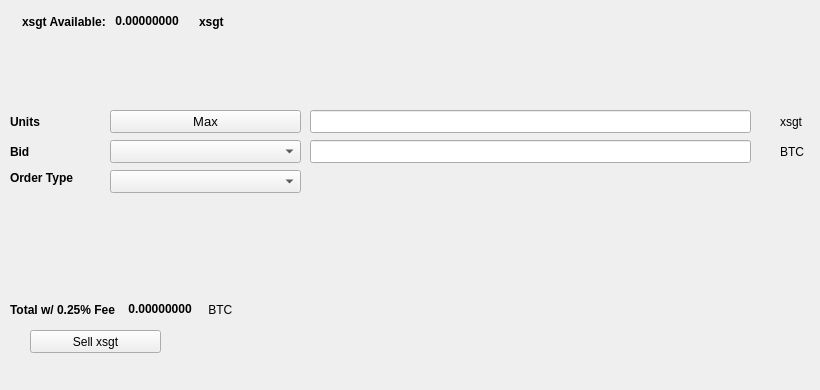
   <widget class="QWidget" name="SellTab">
    <attribute name="title">
     <string>Sell</string>
    </attribute>
    <widget class="QLabel" name="label_16">
     <property name="geometry">
      <rect>
       <x>780</x>
       <y>140</y>
       <width>31</width>
       <height>23</height>
      </rect>
     </property>
     <property name="text">
      <string>BTC</string>
     </property>
    </widget>
    <widget class="QComboBox" name="SellBidcomboBox">
     <property name="geometry">
      <rect>
       <x>110</x>
       <y>140</y>
       <width>191</width>
       <height>23</height>
      </rect>
     </property>
     <property name="font">
      <font>
       <pointsize>10</pointsize>
      </font>
     </property>
    </widget>
    <widget class="QLabel" name="label_18">
     <property name="geometry">
      <rect>
       <x>10</x>
       <y>110</y>
       <width>46</width>
       <height>23</height>
      </rect>
     </property>
     <property name="font">
      <font>
       <weight>75</weight>
       <bold>true</bold>
      </font>
     </property>
     <property name="text">
      <string>Units</string>
     </property>
    </widget>
    <widget class="QPushButton" name="Sell_Max_Amount">
     <property name="geometry">
      <rect>
       <x>110</x>
       <y>110</y>
       <width>191</width>
       <height>23</height>
      </rect>
     </property>
     <property name="font">
      <font>
       <pointsize>10</pointsize>
      </font>
     </property>
     <property name="text">
      <string>Max</string>
     </property>
    </widget>
    <widget class="QLabel" name="label_20">
     <property name="geometry">
      <rect>
       <x>10</x>
       <y>170</y>
       <width>91</width>
       <height>16</height>
      </rect>
     </property>
     <property name="font">
      <font>
       <weight>75</weight>
       <bold>true</bold>
      </font>
     </property>
     <property name="text">
      <string>Order Type</string>
     </property>
    </widget>
    <widget class="QComboBox" name="SellOrdertypeCombo">
     <property name="geometry">
      <rect>
       <x>110</x>
       <y>170</y>
       <width>191</width>
       <height>23</height>
      </rect>
     </property>
     <property name="font">
      <font>
       <pointsize>10</pointsize>
      </font>
     </property>
    </widget>
    <widget class="QLabel" name="label_21">
     <property name="geometry">
      <rect>
       <x>10</x>
       <y>140</y>
       <width>46</width>
       <height>23</height>
      </rect>
     </property>
     <property name="font">
      <font>
       <weight>75</weight>
       <bold>true</bold>
      </font>
     </property>
     <property name="text">
      <string>Bid</string>
     </property>
    </widget>
    <widget class="QLabel" name="label_22">
     <property name="geometry">
      <rect>
       <x>780</x>
       <y>110</y>
       <width>31</width>
       <height>23</height>
      </rect>
     </property>
     <property name="text">
      <string>xsgt</string>
     </property>
    </widget>
    <widget class="QLineEdit" name="UnitsInputxsgt">
     <property name="geometry">
      <rect>
       <x>310</x>
       <y>110</y>
       <width>441</width>
       <height>23</height>
      </rect>
     </property>
     <property name="font">
      <font>
       <pointsize>9</pointsize>
       <weight>75</weight>
       <bold>true</bold>
      </font>
     </property>
    </widget>
    <widget class="QLineEdit" name="SellBidPriceEdit">
     <property name="geometry">
      <rect>
       <x>310</x>
       <y>140</y>
       <width>441</width>
       <height>23</height>
      </rect>
     </property>
     <property name="font">
      <font>
       <pointsize>9</pointsize>
       <weight>75</weight>
       <bold>true</bold>
      </font>
     </property>
    </widget>
    <widget class="QPushButton" name="SellxsgtBTN">
     <property name="geometry">
      <rect>
       <x>30</x>
       <y>330</y>
       <width>131</width>
       <height>23</height>
      </rect>
     </property>
     <property name="text">
      <string>Sell xsgt</string>
     </property>
     <property name="icon">
      <iconset resource="../xsgt">
       <normaloff>:/icons/bitcoin</normaloff>:/icons/bitcoin</iconset>
     </property>
    </widget>
    <widget class="QWidget" name="layoutWidget3">
     <property name="geometry">
      <rect>
       <x>22</x>
       <y>12</y>
       <width>258</width>
       <height>19</height>
      </rect>
     </property>
     <layout class="QHBoxLayout" name="horizontalLayout">
      <item>
       <widget class="QLabel" name="label232_2">
        <property name="font">
         <font>
          <weight>75</weight>
          <bold>true</bold>
         </font>
        </property>
        <property name="text">
         <string>xsgt Available:</string>
        </property>
       </widget>
      </item>
      <item>
       <widget class="QLabel" name="xsgtAvailableLabel">
        <property name="palette">
         <palette>
          <active>
           <colorrole role="WindowText">
            <brush brushstyle="SolidPattern">
             <color alpha="255">
              <red>0</red>
              <green>0</green>
              <blue>0</blue>
             </color>
            </brush>
           </colorrole>
           <colorrole role="Button">
            <brush brushstyle="SolidPattern">
             <color alpha="255">
              <red>0</red>
              <green>170</green>
              <blue>0</blue>
             </color>
            </brush>
           </colorrole>
           <colorrole role="Light">
            <brush brushstyle="SolidPattern">
             <color alpha="255">
              <red>0</red>
              <green>255</green>
              <blue>0</blue>
             </color>
            </brush>
           </colorrole>
           <colorrole role="Midlight">
            <brush brushstyle="SolidPattern">
             <color alpha="255">
              <red>0</red>
              <green>212</green>
              <blue>0</blue>
             </color>
            </brush>
           </colorrole>
           <colorrole role="Dark">
            <brush brushstyle="SolidPattern">
             <color alpha="255">
              <red>0</red>
              <green>85</green>
              <blue>0</blue>
             </color>
            </brush>
           </colorrole>
           <colorrole role="Mid">
            <brush brushstyle="SolidPattern">
             <color alpha="255">
              <red>0</red>
              <green>113</green>
              <blue>0</blue>
             </color>
            </brush>
           </colorrole>
           <colorrole role="Text">
            <brush brushstyle="SolidPattern">
             <color alpha="255">
              <red>0</red>
              <green>170</green>
              <blue>0</blue>
             </color>
            </brush>
           </colorrole>
           <colorrole role="BrightText">
            <brush brushstyle="SolidPattern">
             <color alpha="255">
              <red>255</red>
              <green>255</green>
              <blue>255</blue>
             </color>
            </brush>
           </colorrole>
           <colorrole role="ButtonText">
            <brush brushstyle="SolidPattern">
             <color alpha="255">
              <red>0</red>
              <green>0</green>
              <blue>0</blue>
             </color>
            </brush>
           </colorrole>
           <colorrole role="Base">
            <brush brushstyle="SolidPattern">
             <color alpha="255">
              <red>255</red>
              <green>255</green>
              <blue>255</blue>
             </color>
            </brush>
           </colorrole>
           <colorrole role="Window">
            <brush brushstyle="SolidPattern">
             <color alpha="255">
              <red>0</red>
              <green>170</green>
              <blue>0</blue>
             </color>
            </brush>
           </colorrole>
           <colorrole role="Shadow">
            <brush brushstyle="SolidPattern">
             <color alpha="255">
              <red>0</red>
              <green>0</green>
              <blue>0</blue>
             </color>
            </brush>
           </colorrole>
           <colorrole role="AlternateBase">
            <brush brushstyle="SolidPattern">
             <color alpha="255">
              <red>127</red>
              <green>212</green>
              <blue>127</blue>
             </color>
            </brush>
           </colorrole>
           <colorrole role="ToolTipBase">
            <brush brushstyle="SolidPattern">
             <color alpha="255">
              <red>255</red>
              <green>255</green>
              <blue>220</blue>
             </color>
            </brush>
           </colorrole>
           <colorrole role="ToolTipText">
            <brush brushstyle="SolidPattern">
             <color alpha="255">
              <red>0</red>
              <green>0</green>
              <blue>0</blue>
             </color>
            </brush>
           </colorrole>
          </active>
          <inactive>
           <colorrole role="WindowText">
            <brush brushstyle="SolidPattern">
             <color alpha="255">
              <red>0</red>
              <green>0</green>
              <blue>0</blue>
             </color>
            </brush>
           </colorrole>
           <colorrole role="Button">
            <brush brushstyle="SolidPattern">
             <color alpha="255">
              <red>0</red>
              <green>170</green>
              <blue>0</blue>
             </color>
            </brush>
           </colorrole>
           <colorrole role="Light">
            <brush brushstyle="SolidPattern">
             <color alpha="255">
              <red>0</red>
              <green>255</green>
              <blue>0</blue>
             </color>
            </brush>
           </colorrole>
           <colorrole role="Midlight">
            <brush brushstyle="SolidPattern">
             <color alpha="255">
              <red>0</red>
              <green>212</green>
              <blue>0</blue>
             </color>
            </brush>
           </colorrole>
           <colorrole role="Dark">
            <brush brushstyle="SolidPattern">
             <color alpha="255">
              <red>0</red>
              <green>85</green>
              <blue>0</blue>
             </color>
            </brush>
           </colorrole>
           <colorrole role="Mid">
            <brush brushstyle="SolidPattern">
             <color alpha="255">
              <red>0</red>
              <green>113</green>
              <blue>0</blue>
             </color>
            </brush>
           </colorrole>
           <colorrole role="Text">
            <brush brushstyle="SolidPattern">
             <color alpha="255">
              <red>0</red>
              <green>170</green>
              <blue>0</blue>
             </color>
            </brush>
           </colorrole>
           <colorrole role="BrightText">
            <brush brushstyle="SolidPattern">
             <color alpha="255">
              <red>255</red>
              <green>255</green>
              <blue>255</blue>
             </color>
            </brush>
           </colorrole>
           <colorrole role="ButtonText">
            <brush brushstyle="SolidPattern">
             <color alpha="255">
              <red>0</red>
              <green>0</green>
              <blue>0</blue>
             </color>
            </brush>
           </colorrole>
           <colorrole role="Base">
            <brush brushstyle="SolidPattern">
             <color alpha="255">
              <red>255</red>
              <green>255</green>
              <blue>255</blue>
             </color>
            </brush>
           </colorrole>
           <colorrole role="Window">
            <brush brushstyle="SolidPattern">
             <color alpha="255">
              <red>0</red>
              <green>170</green>
              <blue>0</blue>
             </color>
            </brush>
           </colorrole>
           <colorrole role="Shadow">
            <brush brushstyle="SolidPattern">
             <color alpha="255">
              <red>0</red>
              <green>0</green>
              <blue>0</blue>
             </color>
            </brush>
           </colorrole>
           <colorrole role="AlternateBase">
            <brush brushstyle="SolidPattern">
             <color alpha="255">
              <red>127</red>
              <green>212</green>
              <blue>127</blue>
             </color>
            </brush>
           </colorrole>
           <colorrole role="ToolTipBase">
            <brush brushstyle="SolidPattern">
             <color alpha="255">
              <red>255</red>
              <green>255</green>
              <blue>220</blue>
             </color>
            </brush>
           </colorrole>
           <colorrole role="ToolTipText">
            <brush brushstyle="SolidPattern">
             <color alpha="255">
              <red>0</red>
              <green>0</green>
              <blue>0</blue>
             </color>
            </brush>
           </colorrole>
          </inactive>
          <disabled>
           <colorrole role="WindowText">
            <brush brushstyle="SolidPattern">
             <color alpha="255">
              <red>0</red>
              <green>85</green>
              <blue>0</blue>
             </color>
            </brush>
           </colorrole>
           <colorrole role="Button">
            <brush brushstyle="SolidPattern">
             <color alpha="255">
              <red>0</red>
              <green>170</green>
              <blue>0</blue>
             </color>
            </brush>
           </colorrole>
           <colorrole role="Light">
            <brush brushstyle="SolidPattern">
             <color alpha="255">
              <red>0</red>
              <green>255</green>
              <blue>0</blue>
             </color>
            </brush>
           </colorrole>
           <colorrole role="Midlight">
            <brush brushstyle="SolidPattern">
             <color alpha="255">
              <red>0</red>
              <green>212</green>
              <blue>0</blue>
             </color>
            </brush>
           </colorrole>
           <colorrole role="Dark">
            <brush brushstyle="SolidPattern">
             <color alpha="255">
              <red>0</red>
              <green>85</green>
              <blue>0</blue>
             </color>
            </brush>
           </colorrole>
           <colorrole role="Mid">
            <brush brushstyle="SolidPattern">
             <color alpha="255">
              <red>0</red>
              <green>113</green>
              <blue>0</blue>
             </color>
            </brush>
           </colorrole>
           <colorrole role="Text">
            <brush brushstyle="SolidPattern">
             <color alpha="255">
              <red>0</red>
              <green>85</green>
              <blue>0</blue>
             </color>
            </brush>
           </colorrole>
           <colorrole role="BrightText">
            <brush brushstyle="SolidPattern">
             <color alpha="255">
              <red>255</red>
              <green>255</green>
              <blue>255</blue>
             </color>
            </brush>
           </colorrole>
           <colorrole role="ButtonText">
            <brush brushstyle="SolidPattern">
             <color alpha="255">
              <red>0</red>
              <green>85</green>
              <blue>0</blue>
             </color>
            </brush>
           </colorrole>
           <colorrole role="Base">
            <brush brushstyle="SolidPattern">
             <color alpha="255">
              <red>0</red>
              <green>170</green>
              <blue>0</blue>
             </color>
            </brush>
           </colorrole>
           <colorrole role="Window">
            <brush brushstyle="SolidPattern">
             <color alpha="255">
              <red>0</red>
              <green>170</green>
              <blue>0</blue>
             </color>
            </brush>
           </colorrole>
           <colorrole role="Shadow">
            <brush brushstyle="SolidPattern">
             <color alpha="255">
              <red>0</red>
              <green>0</green>
              <blue>0</blue>
             </color>
            </brush>
           </colorrole>
           <colorrole role="AlternateBase">
            <brush brushstyle="SolidPattern">
             <color alpha="255">
              <red>0</red>
              <green>170</green>
              <blue>0</blue>
             </color>
            </brush>
           </colorrole>
           <colorrole role="ToolTipBase">
            <brush brushstyle="SolidPattern">
             <color alpha="255">
              <red>255</red>
              <green>255</green>
              <blue>220</blue>
             </color>
            </brush>
           </colorrole>
           <colorrole role="ToolTipText">
            <brush brushstyle="SolidPattern">
             <color alpha="255">
              <red>0</red>
              <green>0</green>
              <blue>0</blue>
             </color>
            </brush>
           </colorrole>
          </disabled>
         </palette>
        </property>
        <property name="font">
         <font>
          <weight>75</weight>
          <bold>true</bold>
         </font>
        </property>
        <property name="text">
         <string> 0.00000000 </string>
        </property>
        <property name="textInteractionFlags">
         <set>Qt::LinksAccessibleByMouse|Qt::TextSelectableByKeyboard|Qt::TextSelectableByMouse</set>
        </property>
       </widget>
      </item>
      <item>
       <widget class="QLabel" name="labelxsgt">
        <property name="font">
         <font>
          <weight>75</weight>
          <bold>true</bold>
         </font>
        </property>
        <property name="text">
         <string>xsgt</string>
        </property>
       </widget>
      </item>
     </layout>
    </widget>
    <widget class="QWidget" name="layoutWidget">
     <property name="geometry">
      <rect>
       <x>10</x>
       <y>300</y>
       <width>268</width>
       <height>19</height>
      </rect>
     </property>
     <layout class="QHBoxLayout" name="horizontalLayout_2">
      <item>
       <widget class="QLabel" name="label_19">
        <property name="font">
         <font>
          <weight>75</weight>
          <bold>true</bold>
         </font>
        </property>
        <property name="text">
         <string>Total w/ 0.25% Fee </string>
        </property>
       </widget>
      </item>
      <item>
       <widget class="QLabel" name="SellCostLabel">
        <property name="palette">
         <palette>
          <active>
           <colorrole role="WindowText">
            <brush brushstyle="SolidPattern">
             <color alpha="255">
              <red>0</red>
              <green>0</green>
              <blue>0</blue>
             </color>
            </brush>
           </colorrole>
           <colorrole role="Button">
            <brush brushstyle="SolidPattern">
             <color alpha="255">
              <red>0</red>
              <green>170</green>
              <blue>0</blue>
             </color>
            </brush>
           </colorrole>
           <colorrole role="Light">
            <brush brushstyle="SolidPattern">
             <color alpha="255">
              <red>0</red>
              <green>255</green>
              <blue>0</blue>
             </color>
            </brush>
           </colorrole>
           <colorrole role="Midlight">
            <brush brushstyle="SolidPattern">
             <color alpha="255">
              <red>0</red>
              <green>212</green>
              <blue>0</blue>
             </color>
            </brush>
           </colorrole>
           <colorrole role="Dark">
            <brush brushstyle="SolidPattern">
             <color alpha="255">
              <red>0</red>
              <green>85</green>
              <blue>0</blue>
             </color>
            </brush>
           </colorrole>
           <colorrole role="Mid">
            <brush brushstyle="SolidPattern">
             <color alpha="255">
              <red>0</red>
              <green>113</green>
              <blue>0</blue>
             </color>
            </brush>
           </colorrole>
           <colorrole role="Text">
            <brush brushstyle="SolidPattern">
             <color alpha="255">
              <red>0</red>
              <green>170</green>
              <blue>0</blue>
             </color>
            </brush>
           </colorrole>
           <colorrole role="BrightText">
            <brush brushstyle="SolidPattern">
             <color alpha="255">
              <red>255</red>
              <green>255</green>
              <blue>255</blue>
             </color>
            </brush>
           </colorrole>
           <colorrole role="ButtonText">
            <brush brushstyle="SolidPattern">
             <color alpha="255">
              <red>0</red>
              <green>0</green>
              <blue>0</blue>
             </color>
            </brush>
           </colorrole>
           <colorrole role="Base">
            <brush brushstyle="SolidPattern">
             <color alpha="255">
              <red>255</red>
              <green>255</green>
              <blue>255</blue>
             </color>
            </brush>
           </colorrole>
           <colorrole role="Window">
            <brush brushstyle="SolidPattern">
             <color alpha="255">
              <red>0</red>
              <green>170</green>
              <blue>0</blue>
             </color>
            </brush>
           </colorrole>
           <colorrole role="Shadow">
            <brush brushstyle="SolidPattern">
             <color alpha="255">
              <red>0</red>
              <green>0</green>
              <blue>0</blue>
             </color>
            </brush>
           </colorrole>
           <colorrole role="AlternateBase">
            <brush brushstyle="SolidPattern">
             <color alpha="255">
              <red>127</red>
              <green>212</green>
              <blue>127</blue>
             </color>
            </brush>
           </colorrole>
           <colorrole role="ToolTipBase">
            <brush brushstyle="SolidPattern">
             <color alpha="255">
              <red>255</red>
              <green>255</green>
              <blue>220</blue>
             </color>
            </brush>
           </colorrole>
           <colorrole role="ToolTipText">
            <brush brushstyle="SolidPattern">
             <color alpha="255">
              <red>0</red>
              <green>0</green>
              <blue>0</blue>
             </color>
            </brush>
           </colorrole>
          </active>
          <inactive>
           <colorrole role="WindowText">
            <brush brushstyle="SolidPattern">
             <color alpha="255">
              <red>0</red>
              <green>0</green>
              <blue>0</blue>
             </color>
            </brush>
           </colorrole>
           <colorrole role="Button">
            <brush brushstyle="SolidPattern">
             <color alpha="255">
              <red>0</red>
              <green>170</green>
              <blue>0</blue>
             </color>
            </brush>
           </colorrole>
           <colorrole role="Light">
            <brush brushstyle="SolidPattern">
             <color alpha="255">
              <red>0</red>
              <green>255</green>
              <blue>0</blue>
             </color>
            </brush>
           </colorrole>
           <colorrole role="Midlight">
            <brush brushstyle="SolidPattern">
             <color alpha="255">
              <red>0</red>
              <green>212</green>
              <blue>0</blue>
             </color>
            </brush>
           </colorrole>
           <colorrole role="Dark">
            <brush brushstyle="SolidPattern">
             <color alpha="255">
              <red>0</red>
              <green>85</green>
              <blue>0</blue>
             </color>
            </brush>
           </colorrole>
           <colorrole role="Mid">
            <brush brushstyle="SolidPattern">
             <color alpha="255">
              <red>0</red>
              <green>113</green>
              <blue>0</blue>
             </color>
            </brush>
           </colorrole>
           <colorrole role="Text">
            <brush brushstyle="SolidPattern">
             <color alpha="255">
              <red>0</red>
              <green>170</green>
              <blue>0</blue>
             </color>
            </brush>
           </colorrole>
           <colorrole role="BrightText">
            <brush brushstyle="SolidPattern">
             <color alpha="255">
              <red>255</red>
              <green>255</green>
              <blue>255</blue>
             </color>
            </brush>
           </colorrole>
           <colorrole role="ButtonText">
            <brush brushstyle="SolidPattern">
             <color alpha="255">
              <red>0</red>
              <green>0</green>
              <blue>0</blue>
             </color>
            </brush>
           </colorrole>
           <colorrole role="Base">
            <brush brushstyle="SolidPattern">
             <color alpha="255">
              <red>255</red>
              <green>255</green>
              <blue>255</blue>
             </color>
            </brush>
           </colorrole>
           <colorrole role="Window">
            <brush brushstyle="SolidPattern">
             <color alpha="255">
              <red>0</red>
              <green>170</green>
              <blue>0</blue>
             </color>
            </brush>
           </colorrole>
           <colorrole role="Shadow">
            <brush brushstyle="SolidPattern">
             <color alpha="255">
              <red>0</red>
              <green>0</green>
              <blue>0</blue>
             </color>
            </brush>
           </colorrole>
           <colorrole role="AlternateBase">
            <brush brushstyle="SolidPattern">
             <color alpha="255">
              <red>127</red>
              <green>212</green>
              <blue>127</blue>
             </color>
            </brush>
           </colorrole>
           <colorrole role="ToolTipBase">
            <brush brushstyle="SolidPattern">
             <color alpha="255">
              <red>255</red>
              <green>255</green>
              <blue>220</blue>
             </color>
            </brush>
           </colorrole>
           <colorrole role="ToolTipText">
            <brush brushstyle="SolidPattern">
             <color alpha="255">
              <red>0</red>
              <green>0</green>
              <blue>0</blue>
             </color>
            </brush>
           </colorrole>
          </inactive>
          <disabled>
           <colorrole role="WindowText">
            <brush brushstyle="SolidPattern">
             <color alpha="255">
              <red>0</red>
              <green>85</green>
              <blue>0</blue>
             </color>
            </brush>
           </colorrole>
           <colorrole role="Button">
            <brush brushstyle="SolidPattern">
             <color alpha="255">
              <red>0</red>
              <green>170</green>
              <blue>0</blue>
             </color>
            </brush>
           </colorrole>
           <colorrole role="Light">
            <brush brushstyle="SolidPattern">
             <color alpha="255">
              <red>0</red>
              <green>255</green>
              <blue>0</blue>
             </color>
            </brush>
           </colorrole>
           <colorrole role="Midlight">
            <brush brushstyle="SolidPattern">
             <color alpha="255">
              <red>0</red>
              <green>212</green>
              <blue>0</blue>
             </color>
            </brush>
           </colorrole>
           <colorrole role="Dark">
            <brush brushstyle="SolidPattern">
             <color alpha="255">
              <red>0</red>
              <green>85</green>
              <blue>0</blue>
             </color>
            </brush>
           </colorrole>
           <colorrole role="Mid">
            <brush brushstyle="SolidPattern">
             <color alpha="255">
              <red>0</red>
              <green>113</green>
              <blue>0</blue>
             </color>
            </brush>
           </colorrole>
           <colorrole role="Text">
            <brush brushstyle="SolidPattern">
             <color alpha="255">
              <red>0</red>
              <green>85</green>
              <blue>0</blue>
             </color>
            </brush>
           </colorrole>
           <colorrole role="BrightText">
            <brush brushstyle="SolidPattern">
             <color alpha="255">
              <red>255</red>
              <green>255</green>
              <blue>255</blue>
             </color>
            </brush>
           </colorrole>
           <colorrole role="ButtonText">
            <brush brushstyle="SolidPattern">
             <color alpha="255">
              <red>0</red>
              <green>85</green>
              <blue>0</blue>
             </color>
            </brush>
           </colorrole>
           <colorrole role="Base">
            <brush brushstyle="SolidPattern">
             <color alpha="255">
              <red>0</red>
              <green>170</green>
              <blue>0</blue>
             </color>
            </brush>
           </colorrole>
           <colorrole role="Window">
            <brush brushstyle="SolidPattern">
             <color alpha="255">
              <red>0</red>
              <green>170</green>
              <blue>0</blue>
             </color>
            </brush>
           </colorrole>
           <colorrole role="Shadow">
            <brush brushstyle="SolidPattern">
             <color alpha="255">
              <red>0</red>
              <green>0</green>
              <blue>0</blue>
             </color>
            </brush>
           </colorrole>
           <colorrole role="AlternateBase">
            <brush brushstyle="SolidPattern">
             <color alpha="255">
              <red>0</red>
              <green>170</green>
              <blue>0</blue>
             </color>
            </brush>
           </colorrole>
           <colorrole role="ToolTipBase">
            <brush brushstyle="SolidPattern">
             <color alpha="255">
              <red>255</red>
              <green>255</green>
              <blue>220</blue>
             </color>
            </brush>
           </colorrole>
           <colorrole role="ToolTipText">
            <brush brushstyle="SolidPattern">
             <color alpha="255">
              <red>0</red>
              <green>0</green>
              <blue>0</blue>
             </color>
            </brush>
           </colorrole>
          </disabled>
         </palette>
        </property>
        <property name="font">
         <font>
          <weight>75</weight>
          <bold>true</bold>
         </font>
        </property>
        <property name="autoFillBackground">
         <bool>false</bool>
        </property>
        <property name="text">
         <string> 0.00000000</string>
        </property>
        <property name="textInteractionFlags">
         <set>Qt::LinksAccessibleByMouse|Qt::TextSelectableByMouse</set>
        </property>
       </widget>
      </item>
      <item>
       <widget class="QLabel" name="label_17">
        <property name="font">
         <font>
          <weight>50</weight>
          <bold>false</bold>
         </font>
        </property>
        <property name="text">
         <string> BTC</string>
        </property>
       </widget>
      </item>
     </layout>
    </widget>
    <widget class="QLabel" name="label_23">
     <property name="geometry">
      <rect>
       <x>460</x>
       <y>300</y>
       <width>281</width>
       <height>81</height>
      </rect>
     </property>
     <property name="text">
      <string/>
     </property>
     <property name="pixmap">
      <pixmap>:/images/bittrex</pixmap>
     </property>
    </widget>
   </widget>
